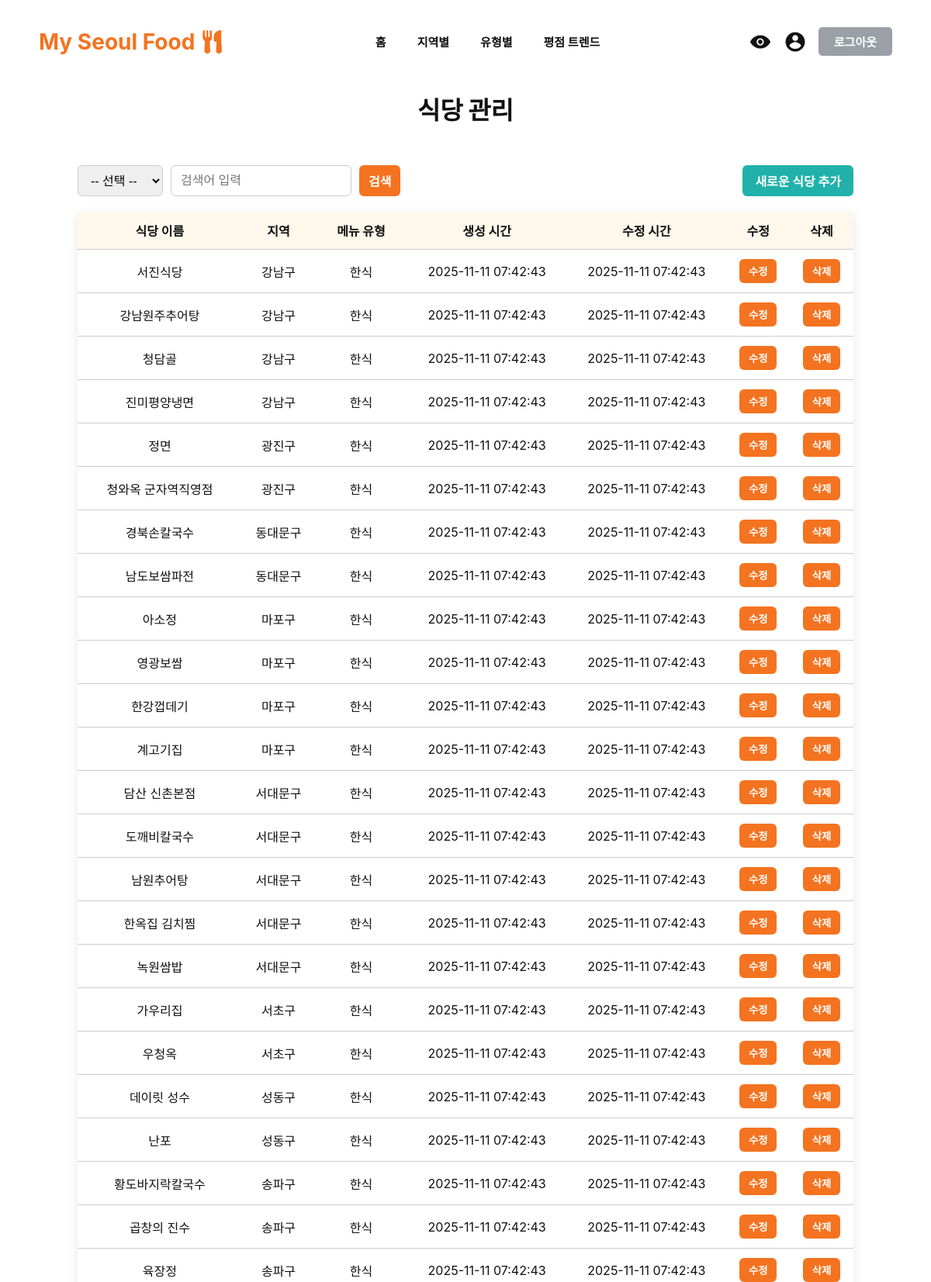
/pages/admin_dashboard.php (signed in, upper part), run on the app's committed database.
### tables this page shows
CREATE TABLE `Restaurant` (
    `restaurant_id` BIGINT NOT NULL AUTO_INCREMENT,
    `name` VARCHAR(255) NOT NULL,
    `description` TEXT NOT NULL,
    `region_id` BIGINT NOT NULL,
    `category_id` BIGINT NOT NULL,
    `open_time` TIME NOT NULL,
    `close_time` TIME NOT NULL,
    `created_at` TIMESTAMP DEFAULT CURRENT_TIMESTAMP,
    `updated_at` TIMESTAMP DEFAULT CURRENT_TIMESTAMP ON UPDATE CURRENT_TIMESTAMP,
    PRIMARY KEY (`restaurant_id`),
    CONSTRAINT `FK_Restaurant_Region` FOREIGN KEY (`region_id`) REFERENCES `Region`(`region_id`),
    CONSTRAINT `FK_Restaurant_Category` FOREIGN KEY (`category_id`) REFERENCES `Category`(`category_id`)
);

CREATE TABLE `Region` (
    `region_id` BIGINT NOT NULL AUTO_INCREMENT,
    `region_name` VARCHAR(255) NOT NULL,
    PRIMARY KEY (`region_id`)
);

CREATE TABLE `Category` (
    `category_id` BIGINT NOT NULL AUTO_INCREMENT,
    `category_name` VARCHAR(255) NOT NULL,
    PRIMARY KEY (`category_id`)
);

### pages/admin_dashboard.php (the view, shortened to what this page needs)
<?php
include_once '../config.php';
$search_text = $_GET['search_text'] ?? '';
$sql = "SELECT r.restaurant_id, r.name AS restaurant_name, re.region_name, c.category_name, r.created_at, r.updated_at
        FROM restaurant r
        JOIN region re ON r.region_id = re.region_id
        JOIN category c ON r.category_id = c.category_id";
$stmt = $conn->prepare($sql);
$stmt->execute();
$result = $stmt->get_result();
?>
<!DOCTYPE html>
<html lang="ko">
<head>
</head>
<body>
<?php include '../components/header.php'; ?>
<div class="dashboard-container">
    <h1 class="dashboard-title">식당 관리</h1>
    <div class="dashboard-header">
        <form class="dashboard-form" method="get">
            <select name="filter_column">
                <option value="">-- 선택 --</option>
            </select>
            <input type="text" name="search_text" placeholder="검색어 입력" value="<?= htmlspecialchars($search_text) ?>">
            <input type="submit" value="검색">
        </form>
        <a href="admin_add_restaurant.php" class="btn-add">새로운 식당 추가</a>
    </div>
    <table class="dashboard-table">
        <tr>
            <th>식당 이름</th>
            <th>지역</th>
            <th>메뉴 유형</th>
            <th>생성 시간</th>
            <th>수정 시간</th>
            <th>수정</th>
            <th>삭제</th>
        </tr>
        <?php while($row = $result->fetch_assoc()): ?>
        <tr>
            <td><?= htmlspecialchars($row['restaurant_name']) ?></td>
            <td><?= htmlspecialchars($row['region_name']) ?></td>
            <td><?= htmlspecialchars($row['category_name']) ?></td>
            <td><?= htmlspecialchars($row['created_at']) ?></td>
            <td><?= htmlspecialchars($row['updated_at']) ?></td>
            <td>
                <a href="admin_edit_restaurant.php?id=<?= $row['restaurant_id'] ?>">
                    <button type="button" class="btn-edit">수정</button>
                </a>
            </td>
            <td>
                <form method="post" onsubmit="return confirm('정말 이 식당을 삭제하시겠습니까?');">
                    <button type="submit" class="btn-delete">삭제</button>
                </form>
            </td>
        </tr>
        <?php endwhile; ?>
    </table>
</div>
</body>
</html>

### pages/admin_dashboard.php (style rules this page uses)
body { font-family: 'Inter', system-ui, -apple-system, 'Segoe UI', Roboto, 'Helvetica Neue', Arial; background: #ffffff; margin: 0; padding: 20px; color: #111; }
.dashboard-container { max-width: 1000px; margin: 0 auto; }
.dashboard-title { text-align: center; font-size: 32px; font-weight: 900; margin-top: 30px; margin-bottom: 50px; }
.dashboard-header { display: flex; justify-content: space-between; align-items: center; margin-bottom: 20px; }
.dashboard-form { display: flex; gap: 10px; }
.dashboard-form select, .dashboard-form input[type="text"], .dashboard-form input[type="submit"] { padding: 8px 12px; border-radius: 6px; border: 1px solid #ccc; font-size: 16px; }
.dashboard-form input[type="submit"] { border: none; background-color: #F47320; color: white; font-weight: bold; cursor: pointer; }
.btn-add { padding: 8px 16px; background-color: #20B2AA; color: white; font-weight: bold; border-radius: 6px; text-decoration: none; transition: 0.2s; }
.dashboard-table { width: 100%; border-collapse: collapse; margin-top: 10px; box-shadow: 0 4px 12px rgba(0,0,0,0.1); }
.dashboard-table th, .dashboard-table td { padding: 12px 10px; text-align: center; border-bottom: 1px solid #ccc; }
.dashboard-table th { font-weight: 700; background-color: #fdf7ec; }
.btn-edit, .btn-delete { padding: 6px 12px; border: none; border-radius: 6px; font-weight: bold; cursor: pointer; background-color: #F47320; color: white; }

### data on the page
restaurant: name "서진식당", region.region_name "강남구", category.category_name "한식", created_at "2025-11-11 07:42:43", updated_at "2025-11-11 07:42:43"
restaurant: name "강남원주추어탕", region.region_name "강남구", category.category_name "한식", created_at "2025-11-11 07:42:43", updated_at "2025-11-11 07:42:43"
restaurant: name "청담골", region.region_name "강남구", category.category_name "한식", created_at "2025-11-11 07:42:43", updated_at "2025-11-11 07:42:43"
restaurant: name "진미평양냉면", region.region_name "강남구", category.category_name "한식", created_at "2025-11-11 07:42:43", updated_at "2025-11-11 07:42:43"
restaurant: name "정면", region.region_name "광진구", category.category_name "한식", created_at "2025-11-11 07:42:43", updated_at "2025-11-11 07:42:43"
restaurant: name "청와옥 군자역직영점", region.region_name "광진구", category.category_name "한식", created_at "2025-11-11 07:42:43", updated_at "2025-11-11 07:42:43"
restaurant: name "경북손칼국수", region.region_name "동대문구", category.category_name "한식", created_at "2025-11-11 07:42:43", updated_at "2025-11-11 07:42:43"
restaurant: name "남도보쌈파전", region.region_name "동대문구", category.category_name "한식", created_at "2025-11-11 07:42:43", updated_at "2025-11-11 07:42:43"
restaurant: name "아소정", region.region_name "마포구", category.category_name "한식", created_at "2025-11-11 07:42:43", updated_at "2025-11-11 07:42:43"
restaurant: name "영광보쌈", region.region_name "마포구", category.category_name "한식", created_at "2025-11-11 07:42:43", updated_at "2025-11-11 07:42:43"
restaurant: name "한강껍데기", region.region_name "마포구", category.category_name "한식", created_at "2025-11-11 07:42:43", updated_at "2025-11-11 07:42:43"
restaurant: name "계고기집", region.region_name "마포구", category.category_name "한식", created_at "2025-11-11 07:42:43", updated_at "2025-11-11 07:42:43"
restaurant: name "담산 신촌본점", region.region_name "서대문구", category.category_name "한식", created_at "2025-11-11 07:42:43", updated_at "2025-11-11 07:42:43"
restaurant: name "도깨비칼국수", region.region_name "서대문구", category.category_name "한식", created_at "2025-11-11 07:42:43", updated_at "2025-11-11 07:42:43"
restaurant: name "남원추어탕", region.region_name "서대문구", category.category_name "한식", created_at "2025-11-11 07:42:43", updated_at "2025-11-11 07:42:43"
restaurant: name "한옥집 김치찜", region.region_name "서대문구", category.category_name "한식", created_at "2025-11-11 07:42:43", updated_at "2025-11-11 07:42:43"
restaurant: name "녹원쌈밥", region.region_name "서대문구", category.category_name "한식", created_at "2025-11-11 07:42:43", updated_at "2025-11-11 07:42:43"
restaurant: name "가우리집", region.region_name "서초구", category.category_name "한식", created_at "2025-11-11 07:42:43", updated_at "2025-11-11 07:42:43"
restaurant: name "우청옥", region.region_name "서초구", category.category_name "한식", created_at "2025-11-11 07:42:43", updated_at "2025-11-11 07:42:43"
restaurant: name "데이릿 성수", region.region_name "성동구", category.category_name "한식", created_at "2025-11-11 07:42:43", updated_at "2025-11-11 07:42:43"
restaurant: name "난포", region.region_name "성동구", category.category_name "한식", created_at "2025-11-11 07:42:43", updated_at "2025-11-11 07:42:43"
restaurant: name "황도바지락칼국수", region.region_name "송파구", category.category_name "한식", created_at "2025-11-11 07:42:43", updated_at "2025-11-11 07:42:43"
restaurant: name "곱창의 진수", region.region_name "송파구", category.category_name "한식", created_at "2025-11-11 07:42:43", updated_at "2025-11-11 07:42:43"
restaurant: name "육장정", region.region_name "송파구", category.category_name "한식", created_at "2025-11-11 07:42:43", updated_at "2025-11-11 07:42:43"
